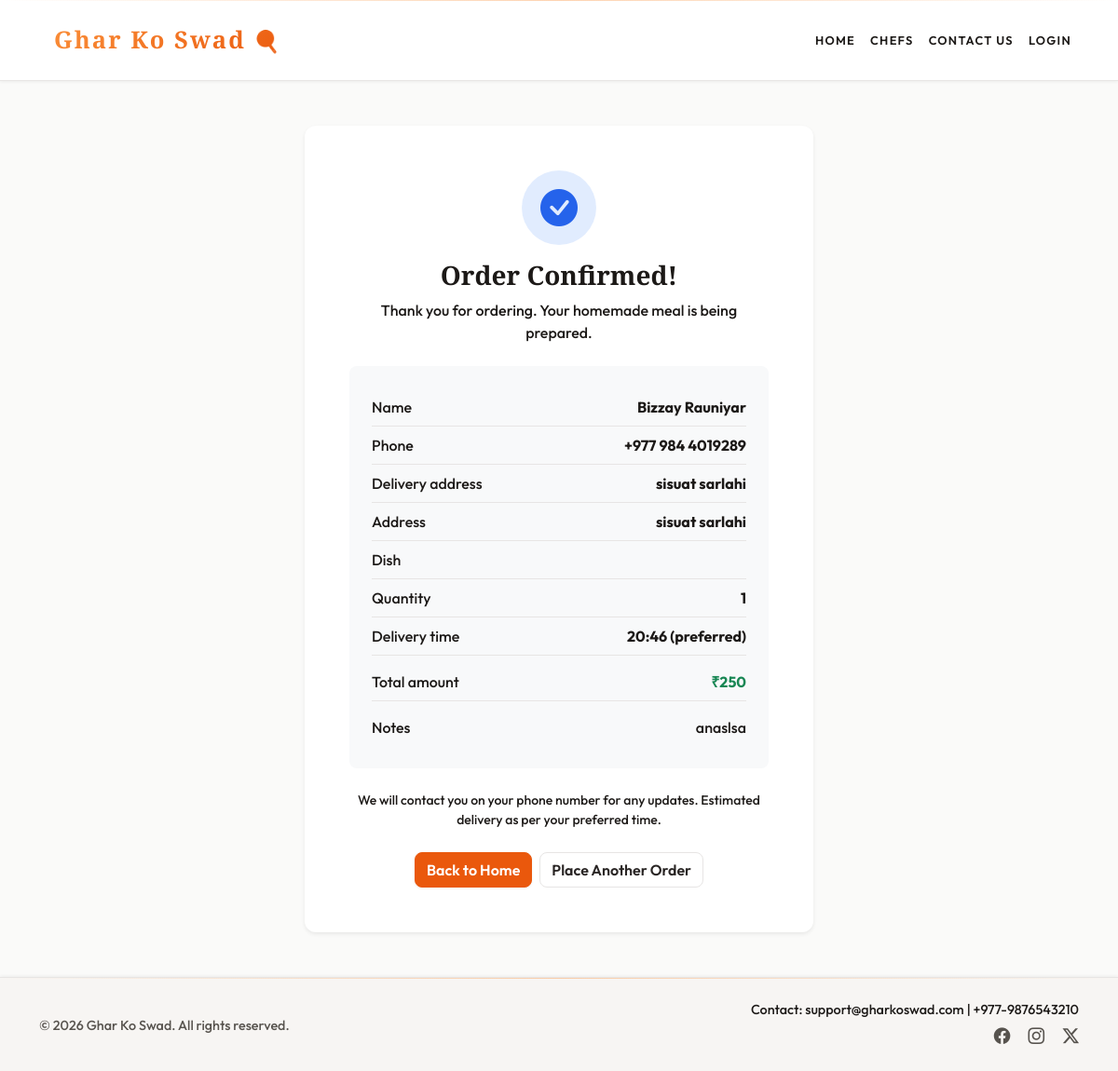
/order/confirmation/5/, run on the app's committed database.
### core/models.py (models this page shows, shortened)
class Order(models.Model):
    DISH_CHOICES = [
        ('thali', 'Homemade Thali'),
        ('momo', 'Steamed Momo Platter'),
        ('biryani', 'Veg Biryani'),
        ('soup', 'Comfort Veg Soup'),
    ]
    STATUS_CHOICES = [
        ('pending', 'Pending'),
        ('confirmed', 'Confirmed'),
        ('preparing', 'Preparing'),
        ('delivered', 'Delivered'),
        ('cancelled', 'Cancelled'),
    ]
    chef = models.ForeignKey(settings.AUTH_USER_MODEL, on_delete=models.CASCADE, related_name='orders_received', null=True, blank=True)
    customer = models.ForeignKey(settings.AUTH_USER_MODEL, on_delete=models.SET_NULL, null=True, blank=True, related_name='orders_placed')
    food_item = models.ForeignKey(FoodItem, on_delete=models.SET_NULL, null=True, blank=True, related_name='orders')
    name = models.CharField(max_length=200)
    phone = models.CharField(max_length=20)
    address = models.TextField()
    dish = models.CharField(max_length=20, choices=DISH_CHOICES, blank=True)
    quantity = models.PositiveIntegerField(default=1)
    total = models.CharField(max_length=50)
    delivery_time = models.CharField(max_length=100, blank=True)
    notes = models.TextField(blank=True)
    status = models.CharField(max_length=20, choices=STATUS_CHOICES, default='pending')
    created_at = models.DateTimeField(auto_now_add=True)
    class Meta:
        ordering = ['-created_at']

class CustomUser(AbstractUser):
    USER_TYPE_CHOICES = (
        ('customer', 'Customer'),
        ('chef', 'Chef'),
    )
    username = None
    email = models.EmailField(unique=True)
    phone = models.CharField(max_length=15, blank=True)
    address = models.TextField(blank=True)
    user_type = models.CharField(max_length=10, choices=USER_TYPE_CHOICES, default='customer')
    speciality = models.CharField(max_length=200, blank=True, null=True)
    USERNAME_FIELD = 'email'
    REQUIRED_FIELDS = []
    objects = CustomUserManager()

### core/views.py (the view)
# urls.py: path('order/confirmation/<int:order_id>/', views.order_confirmation, name='order_confirmation'),
def order_confirmation(request, order_id):
    order_obj = get_object_or_404(Order.objects.select_related('chef', 'food_item'), id=order_id)
    return render(request, 'core/order_confirmation.html', {'order': order_obj})

### core/context_processors.py (called while the page is built)
def user_profile(request):
    class ProfileRole:
        def __init__(self, role):
            self.role = role
    role = getattr(request.user, 'user_type', None) if request.user.is_authenticated else None
    return {'user_profile': ProfileRole(role) if role else None}

### templates/core/order_confirmation.html (shortened to what this page needs)
{% extends 'base.html' %}
{% load static %}
{% block content %}
<section class="py-5">
    <div class="container">
        <div class="row justify-content-center">
            <div class="col-lg-6">
                <div class="card shadow-sm border-0">
                    <div class="card-body p-4 p-md-5 text-center">
                        <div class="confirmation-icon"><i class="bi bi-check-circle-fill"></i></div>
                        <h1 class="h3 fw-bold mb-2">Order Confirmed!</h1>
                        <p class="text-muted mb-4">Thank you for ordering. Your homemade meal is being prepared.</p>
                        <div class="bg-light rounded-3 p-4 text-start mb-4">
                            <div class="order-summary-row"><span class="text-muted">Name</span><strong>{{ order.name }}</strong></div>
                            <div class="order-summary-row"><span class="text-muted">Phone</span><strong>{{ order.phone }}</strong></div>
                            <div class="order-summary-row"><span class="text-muted">Delivery address</span><strong class="text-end" style="max-width: 60%;">{{ order.address }}</strong></div>
                            {% if order.chef.address %}<div class="order-summary-row"><span class="text-muted">Address</span><strong class="text-end" style="max-width: 60%;">{{ order.chef.address }}</strong></div>{% endif %}
                            <div class="order-summary-row"><span class="text-muted">Dish</span><strong>{% if order.food_item %}{{ order.food_item.name }}{% else %}{{ order.get_dish_display }}{% endif %}</strong></div>
                            <div class="order-summary-row"><span class="text-muted">Quantity</span><strong>{{ order.quantity }}</strong></div>
                            <div class="order-summary-row"><span class="text-muted">Delivery time</span><strong>{{ order.delivery_time }}</strong></div>
                            <div class="order-summary-row pt-2 mt-2"><span>Total amount</span><strong class="text-success">{{ order.total }}</strong></div>
                            {% if order.notes %}<div class="order-summary-row mt-2"><span class="text-muted">Notes</span><span class="text-end" style="max-width: 60%;">{{ order.notes }}</span></div>{% endif %}
                        </div>
                        <p class="small text-muted mb-4">We will contact you on your phone number for any updates. Estimated delivery as per your preferred time.</p>
                        <div class="d-flex flex-column flex-sm-row gap-2 justify-content-center">
                            <a href="{% url 'core:index' %}" class="btn btn-primary">Back to Home</a>
                            <a href="{% url 'core:order' %}" class="btn btn-outline-primary">Place Another Order</a>
                        </div>
                    </div>
                </div>
            </div>
        </div>
    </div>
</section>
{% endblock %}

### premium.css (style rules this page uses)
:root { --ink: #292524; --ink-light: #44403C; --gold: #EA580C; --gold-light: #FB923C; --gold-dark: #C2410C; --cream: #FAFAF9; --cream-warm: #F5F3F0; --surface: #FFFFFF; --nav-bg: #FFFFFF; --footer-bg: #F7F5F3; --text: #1C1917; --text-muted: #57534E; --border: #E7E5E4; --success: #0D9488; --danger: #DC2626; --shadow: rgba(41, 37, 36, 0.06); --shadow-hover: rgba(41, 37, 36, 0.1); --radius: 12px; --radius-sm: 8px; }
body { background: var(--cream); color: var(--text) !important; font-weight: 500; font-family: 'Outfit', sans-serif; }
body:not(.hero-section), body p, body .lead, body small, .card-body, .card-body p, .card-body small, .card-body span, section:not(.hero-section) p, section:not(.hero-section) .lead, section:not(.hero-section) small, section:not(.hero-section) h1, section:not(.hero-section) h2, section:not(.hero-section) h3, section:not(.hero-section) h4, section:not(.hero-section) h5, section:not(.hero-section) h6 { color: var(--text) !important; }
body h1:not(.hero-title), body h2, body h3, body h4, body h5, body h6, .card-title, .card h1, .card h2, .card h3, .card h4, .card h5, .card h6, .section-title, .home-contact h2, .home-contact h3 { color: var(--text) !important; }
.text-muted { color: var(--text-muted) !important; }
small.text-muted, .text-muted { color: var(--text-muted) !important; }
.navbar-brand, .hero-title, .section-title, h1, h2, .card h1, .home-contact h2, .home-contact h3 { font-family: 'Cormorant Garamond', serif; }
.card { border-radius: var(--radius); transition: transform 0.3s cubic-bezier(0.4, 0, 0.2, 1), box-shadow 0.3s ease; overflow: hidden; position: relative; border: 1px solid var(--border); background: var(--surface); box-shadow: 0 1px 2px var(--shadow); }
.card-title, .card h1, .card h2 { color: var(--text); font-weight: 700; }
.card::before { content: ""; position: absolute; top: 0; left: -100%; width: 100%; height: 100%; background: linear-gradient(90deg, transparent, rgba(234, 88, 12, 0.06), transparent); transition: left 0.5s ease; z-index: 1; pointer-events: none; }
.btn-primary { background: var(--gold); border: 1px solid var(--gold); color: #FFFFFF; box-shadow: 0 1px 3px var(--shadow); border-radius: var(--radius-sm); font-weight: 600; transition: all 0.25s ease; }
.btn-outline-primary { color: var(--ink); border: 1px solid var(--border); background: transparent; border-radius: var(--radius-sm); font-weight: 600; }

### templates/core/order_confirmation.html (style rules this page uses)
.confirmation-icon { width: 80px; height: 80px; border-radius: 50%; background: rgba(59, 130, 246, 0.15); color: #2563EB; display: flex; align-items: center; justify-content: center; font-size: 2.5rem; margin: 0 auto 1rem; }
.order-summary-row { display: flex; justify-content: space-between; padding: 0.5rem 0; border-bottom: 1px solid var(--border); }
.order-summary-row:last-child { border-bottom: none; }

### data on the page
Order: name "Bizzay Rauniyar", phone "+977 984 4019289", address "sisuat sarlahi", chef.address "sisuat sarlahi", quantity "1", delivery_time "20:46 (preferred)", total "₹250", notes "anaslsa"
